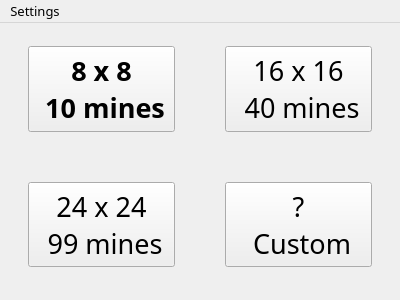
<?xml version="1.0" encoding="UTF-8"?>
<ui version="4.0">
 <class>MainWindow</class>
 <widget class="QMainWindow" name="MainWindow">
  <property name="geometry">
   <rect>
    <x>0</x>
    <y>0</y>
    <width>400</width>
    <height>300</height>
   </rect>
  </property>
  <property name="sizePolicy">
   <sizepolicy hsizetype="Preferred" vsizetype="Preferred">
    <horstretch>0</horstretch>
    <verstretch>0</verstretch>
   </sizepolicy>
  </property>
  <property name="minimumSize">
   <size>
    <width>400</width>
    <height>300</height>
   </size>
  </property>
  <property name="maximumSize">
   <size>
    <width>16777215</width>
    <height>16777215</height>
   </size>
  </property>
  <property name="baseSize">
   <size>
    <width>400</width>
    <height>300</height>
   </size>
  </property>
  <property name="mouseTracking">
   <bool>false</bool>
  </property>
  <property name="windowTitle">
   <string>MainWindow</string>
  </property>
  <widget class="QWidget" name="centralwidget">
   <layout class="QGridLayout" name="gridLayout_2">
    <item row="0" column="1">
     <widget class="QStackedWidget" name="stackedWidget">
      <property name="currentIndex">
       <number>0</number>
      </property>
      <widget class="QWidget" name="mainPage">
       <layout class="QGridLayout" name="gridLayout_3">
        <item row="0" column="0">
         <layout class="QGridLayout" name="gridLayout">
          <property name="leftMargin">
           <number>10</number>
          </property>
          <property name="topMargin">
           <number>5</number>
          </property>
          <property name="rightMargin">
           <number>10</number>
          </property>
          <property name="bottomMargin">
           <number>15</number>
          </property>
          <property name="spacing">
           <number>50</number>
          </property>
          <item row="1" column="0">
           <widget class="QPushButton" name="mode3">
            <property name="minimumSize">
             <size>
              <width>70</width>
              <height>50</height>
             </size>
            </property>
            <property name="maximumSize">
             <size>
              <width>500</width>
              <height>500</height>
             </size>
            </property>
            <property name="font">
             <font>
              <family>Showcard Gothic</family>
              <pointsize>20</pointsize>
              <weight>50</weight>
              <bold>false</bold>
             </font>
            </property>
            <property name="cursor">
             <cursorShape>PointingHandCursor</cursorShape>
            </property>
            <property name="text">
             <string>24 x 24 
 99 mines</string>
            </property>
           </widget>
          </item>
          <item row="1" column="1">
           <widget class="QPushButton" name="customMode">
            <property name="minimumSize">
             <size>
              <width>70</width>
              <height>50</height>
             </size>
            </property>
            <property name="maximumSize">
             <size>
              <width>500</width>
              <height>500</height>
             </size>
            </property>
            <property name="font">
             <font>
              <family>Showcard Gothic</family>
              <pointsize>20</pointsize>
             </font>
            </property>
            <property name="cursor">
             <cursorShape>PointingHandCursor</cursorShape>
            </property>
            <property name="text">
             <string>? 
 Custom</string>
            </property>
           </widget>
          </item>
          <item row="0" column="0">
           <widget class="QPushButton" name="mode1">
            <property name="minimumSize">
             <size>
              <width>70</width>
              <height>50</height>
             </size>
            </property>
            <property name="maximumSize">
             <size>
              <width>500</width>
              <height>500</height>
             </size>
            </property>
            <property name="font">
             <font>
              <family>Showcard Gothic</family>
              <pointsize>20</pointsize>
              <weight>75</weight>
              <italic>false</italic>
              <bold>true</bold>
              <underline>false</underline>
              <strikeout>false</strikeout>
             </font>
            </property>
            <property name="cursor">
             <cursorShape>PointingHandCursor</cursorShape>
            </property>
            <property name="autoFillBackground">
             <bool>false</bool>
            </property>
            <property name="text">
             <string>8 x 8 
 10 mines</string>
            </property>
            <property name="iconSize">
             <size>
              <width>50</width>
              <height>50</height>
             </size>
            </property>
           </widget>
          </item>
          <item row="0" column="1">
           <widget class="QPushButton" name="mode2">
            <property name="minimumSize">
             <size>
              <width>70</width>
              <height>50</height>
             </size>
            </property>
            <property name="maximumSize">
             <size>
              <width>500</width>
              <height>500</height>
             </size>
            </property>
            <property name="font">
             <font>
              <family>Showcard Gothic</family>
              <pointsize>20</pointsize>
             </font>
            </property>
            <property name="cursor">
             <cursorShape>PointingHandCursor</cursorShape>
            </property>
            <property name="text">
             <string>16 x 16 
 40 mines</string>
            </property>
           </widget>
          </item>
         </layout>
        </item>
       </layout>
      </widget>
      <widget class="QWidget" name="gamePage">
       <layout class="QVBoxLayout" name="verticalLayout_2">
        <item>
         <layout class="QGridLayout" name="buttonsLayout">
          <item row="0" column="0" rowspan="6">
           <layout class="QGridLayout" name="layout">
            <item row="0" column="0">
             <layout class="QGridLayout" name="mapLayout"/>
            </item>
           </layout>
          </item>
          <item row="5" column="1">
           <layout class="QVBoxLayout" name="verticalLayout_6">
            <property name="sizeConstraint">
             <enum>QLayout::SetMinimumSize</enum>
            </property>
            <property name="leftMargin">
             <number>0</number>
            </property>
            <item>
             <spacer name="verticalSpacer">
              <property name="orientation">
               <enum>Qt::Vertical</enum>
              </property>
              <property name="sizeHint" stdset="0">
               <size>
                <width>20</width>
                <height>40</height>
               </size>
              </property>
             </spacer>
            </item>
            <item>
             <widget class="QPushButton" name="startOver_4">
              <property name="sizePolicy">
               <sizepolicy hsizetype="Preferred" vsizetype="Preferred">
                <horstretch>0</horstretch>
                <verstretch>0</verstretch>
               </sizepolicy>
              </property>
              <property name="maximumSize">
               <size>
                <width>200</width>
                <height>30</height>
               </size>
              </property>
              <property name="font">
               <font>
                <family>Showcard Gothic</family>
                <pointsize>10</pointsize>
               </font>
              </property>
              <property name="cursor">
               <cursorShape>PointingHandCursor</cursorShape>
              </property>
              <property name="text">
               <string>Start Over</string>
              </property>
             </widget>
            </item>
            <item>
             <widget class="QPushButton" name="changeDifficulty">
              <property name="sizePolicy">
               <sizepolicy hsizetype="Preferred" vsizetype="Preferred">
                <horstretch>0</horstretch>
                <verstretch>0</verstretch>
               </sizepolicy>
              </property>
              <property name="maximumSize">
               <size>
                <width>200</width>
                <height>30</height>
               </size>
              </property>
              <property name="font">
               <font>
                <family>Showcard Gothic</family>
                <pointsize>10</pointsize>
               </font>
              </property>
              <property name="cursor">
               <cursorShape>PointingHandCursor</cursorShape>
              </property>
              <property name="text">
               <string>Change Difficulty</string>
              </property>
             </widget>
            </item>
            <item>
             <widget class="QPushButton" name="pause">
              <property name="sizePolicy">
               <sizepolicy hsizetype="Preferred" vsizetype="Preferred">
                <horstretch>0</horstretch>
                <verstretch>0</verstretch>
               </sizepolicy>
              </property>
              <property name="minimumSize">
               <size>
                <width>0</width>
                <height>0</height>
               </size>
              </property>
              <property name="maximumSize">
               <size>
                <width>200</width>
                <height>30</height>
               </size>
              </property>
              <property name="font">
               <font>
                <family>Showcard Gothic</family>
                <pointsize>10</pointsize>
               </font>
              </property>
              <property name="cursor">
               <cursorShape>PointingHandCursor</cursorShape>
              </property>
              <property name="text">
               <string>Pause</string>
              </property>
             </widget>
            </item>
           </layout>
          </item>
         </layout>
        </item>
       </layout>
      </widget>
     </widget>
    </item>
   </layout>
  </widget>
  <widget class="QMenuBar" name="menubar">
   <property name="geometry">
    <rect>
     <x>0</x>
     <y>0</y>
     <width>400</width>
     <height>23</height>
    </rect>
   </property>
   <property name="font">
    <font>
     <family>Showcard Gothic</family>
     <pointsize>10</pointsize>
    </font>
   </property>
   <property name="cursor">
    <cursorShape>PointingHandCursor</cursorShape>
   </property>
   <widget class="QMenu" name="menuSettings">
    <property name="title">
     <string>Settings</string>
    </property>
    <addaction name="actionScores"/>
    <addaction name="actionAppearance"/>
   </widget>
   <addaction name="menuSettings"/>
  </widget>
  <action name="actionScores">
   <property name="text">
    <string>Scores</string>
   </property>
   <property name="font">
    <font>
     <family>Showcard Gothic</family>
    </font>
   </property>
  </action>
  <action name="actionAppearance">
   <property name="text">
    <string>Appearance</string>
   </property>
   <property name="font">
    <font>
     <family>Showcard Gothic</family>
    </font>
   </property>
   <property name="menuRole">
    <enum>QAction::AboutQtRole</enum>
   </property>
  </action>
 </widget>
 <resources/>
 <connections/>
</ui>
